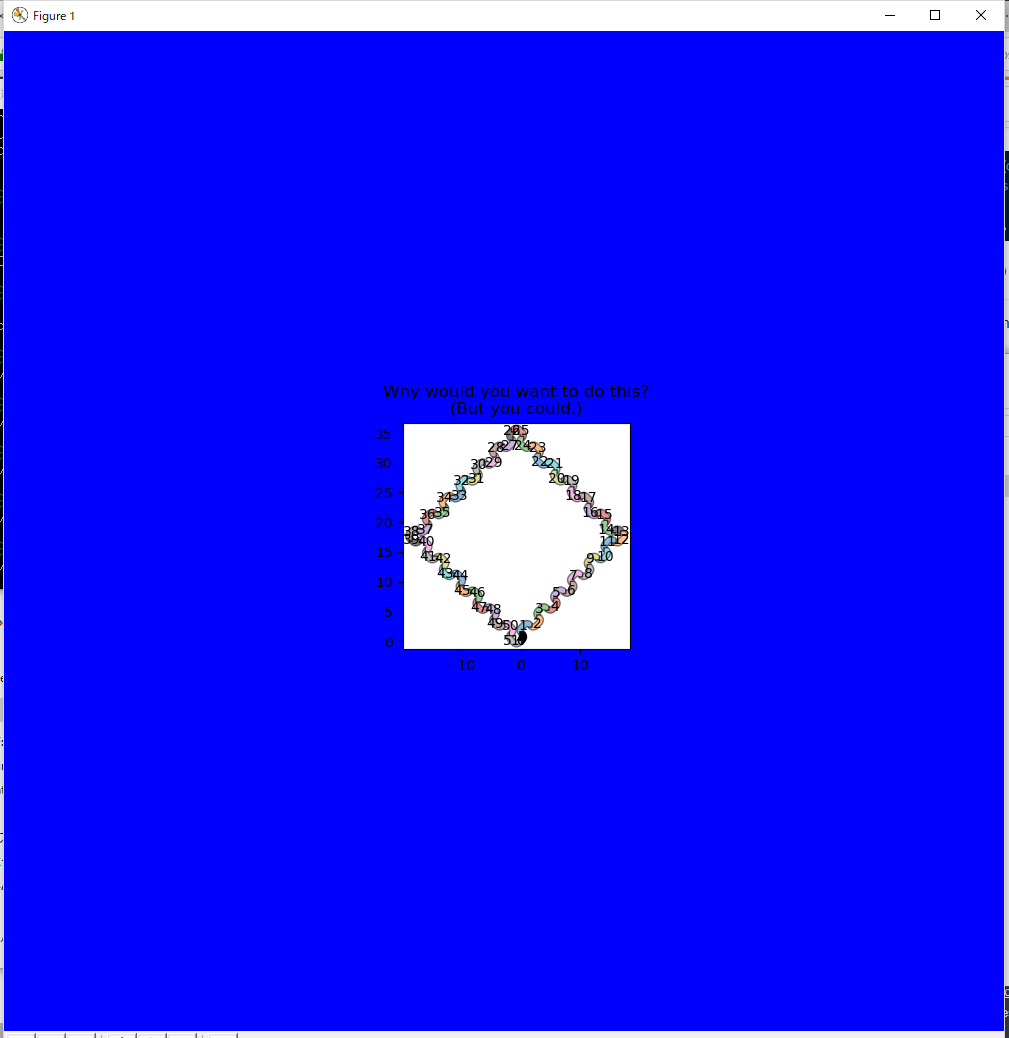

Here is the Python script that generated this plot:
#15816005 石井 峻
from itertools import cycle

import matplotlib.pyplot as plt
from matplotlib.sankey import Sankey

links_per_side = 6


def side(sankey, n=1):
    """Generate a side chain."""
    prior = len(sankey.diagrams)
    for i in range(0, 2*n, 2):
        sankey.add(flows=[1, -1], orientations=[-1, -1],
                   patchlabel=str(prior + i),
                   prior=prior + i - 1, connect=(1, 0), alpha=0.5)
        sankey.add(flows=[1, -1], orientations=[1, 1],
                   patchlabel=str(prior + i + 1),
                   prior=prior + i, connect=(1, 0), alpha=0.5)


def corner(sankey):
    """Generate a corner link."""
    prior = len(sankey.diagrams)
    sankey.add(flows=[1, -1], orientations=[0, 1],
               patchlabel=str(prior), facecolor='k',
               prior=prior - 1, connect=(1, 0), alpha=0.5)


fig = plt.figure(figsize=(10,10), facecolor='b', edgecolor='k')
ax = fig.add_subplot(3, 3, 5,
                     title="Why would you want to do this?\n(But you could.)")
sankey = Sankey(ax=ax, unit=None)
sankey.add(flows=[1, -1], orientations=[0, 1],
           patchlabel="0", facecolor='k',
           rotation=45)
side(sankey, n=links_per_side)
corner(sankey)
side(sankey, n=links_per_side)
corner(sankey)
side(sankey, n=links_per_side)
corner(sankey)
side(sankey, n=links_per_side)
sankey.finish()
# Notice:
# 1. The alignment doesn't drift significantly (if at all; with 16007
#    subdiagrams there is still closure).
# 2. The first diagram is rotated 45 deg, so all other diagrams are rotated
#    accordingly.

plt.show()
